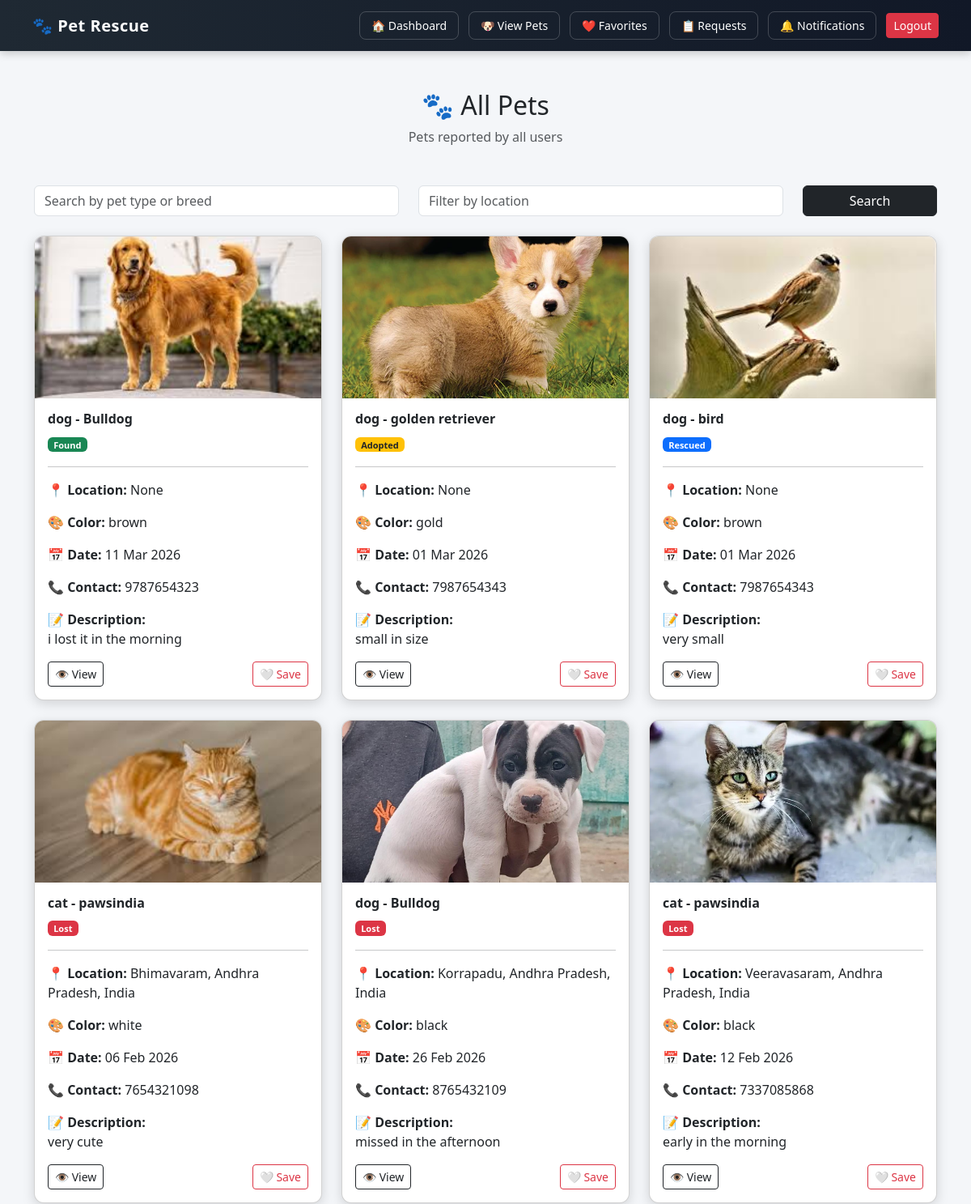
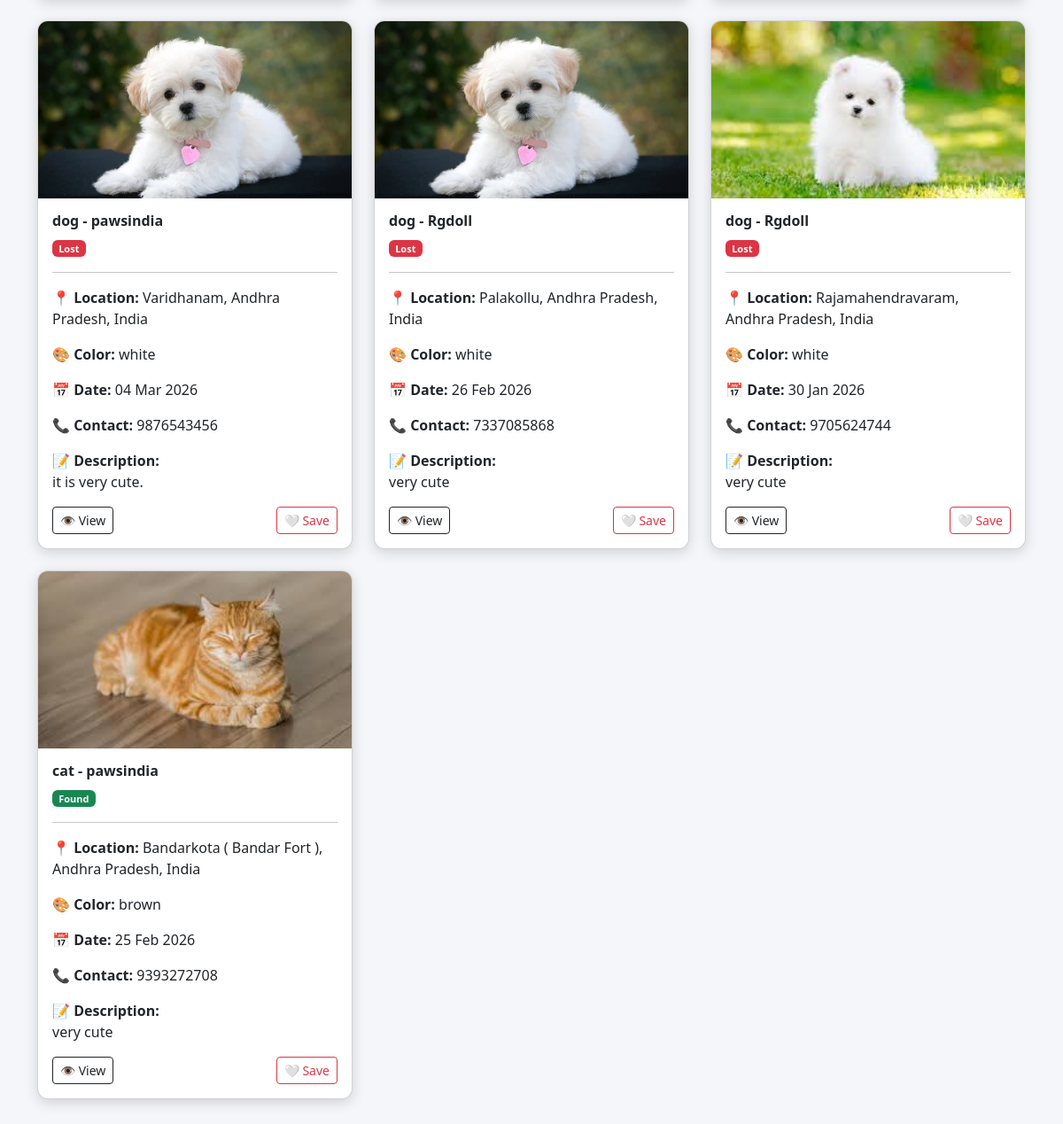
Page /all-pets/ on the committed database (2 pictures, top to bottom).
### pets/models.py (models this page shows, shortened)
class Pet(models.Model):
    PET_TYPES = [
        ('dog', 'Dog'),
        ('cat', 'Cat'),
        ('other', 'Other'),
    ]
    STATUS_CHOICES = [
        ('lost', 'Lost'),
        ('found', 'Found'),
        ('adopted', 'Adopted'),
        ('rescued', 'Rescued'),
    ]
    user = models.ForeignKey(settings.AUTH_USER_MODEL, on_delete=models.CASCADE)
    pet_type = models.CharField(max_length=20, choices=PET_TYPES)
    breed = models.CharField(max_length=100, blank=True, null=True)
    color = models.CharField(max_length=100, blank=True, null=True)
    location = models.CharField(max_length=255, blank=True, null=True)
    latitude = models.FloatField(blank=True, null=True)
    longitude = models.FloatField(blank=True, null=True)
    contact_info = models.CharField(max_length=200, blank=True, null=True)
    description = models.TextField(blank=True)
    image = models.ImageField(upload_to='pets/', null=True, blank=True)
    incident_datetime = models.DateTimeField(blank=True, null=True)
    status = models.CharField(max_length=20, choices=STATUS_CHOICES, default='lost')
    created_at = models.DateTimeField(auto_now_add=True)

### pets/views.py (the view)
# urls.py: path('all-pets/', views.all_pets, name='all_pets'),
def all_pets(request):
    search = request.GET.get('search', '')
    location = request.GET.get('location', '')
    pets = Pet.objects.all()
    if search:
        pets = pets.filter(
            Q(pet_type__icontains=search) |
            Q(breed__icontains=search)
        )
    if location:
        pets = pets.filter(location__icontains=location)
    favorite_ids = []
    if request.user.is_authenticated:
        favorite_ids = Favorite.objects.filter(
            user=request.user
        ).values_list('pet_id', flat=True)
    return render(request, 'all_pets.html', {
        'pets': pets,
        'favorite_ids': favorite_ids,
        'search': search,
        'location': location
    })

### templates/all_pets.html (shortened to what this page needs)
<!DOCTYPE html>
<html>
<head>
<link href="https://cdn.jsdelivr.net/npm/bootstrap@5.3.2/dist/css/bootstrap.min.css" rel="stylesheet">
</head>
<body>
   <div class="top-nav">
    <h5>🐾 Pet Rescue</h5>
    <div class="nav-icons">
        <a href="{% url 'dashboard' %}" class="nav-btn">🏠 Dashboard</a>
        <a href="{% url 'all_pets' %}" class="nav-btn">🐶 View Pets</a>
        <a href="{% url 'favorites' %}" class="nav-btn">
            ❤️ Favorites
        </a>
        <a href="{% url 'my_requests' %}" class="nav-btn">
            📋 Requests
        </a>
        <a href="#" class="nav-btn">
            🔔 Notifications
        </a>
        <form method="POST" action="{% url 'account_logout' %}">
            <button class="btn btn-danger btn-sm">Logout</button>
        </form>
    </div>
</div>
<div class="container py-5">
<div class="text-center mb-5">
<h2>🐾 All Pets</h2>
<p class="text-muted">Pets reported by all users</p>
</div>
<form method="get" class="row mb-4">
<div class="col-md-5">
<input type="text" name="search" class="form-control"
placeholder="Search by pet type or breed"
value="{{search}}">
</div>
<div class="col-md-5">
<input type="text" name="location" class="form-control"
placeholder="Filter by location"
value="{{location}}">
</div>
<div class="col-md-2">
<button class="btn btn-dark w-100">Search</button>
</div>
</form>
<div class="row">
{% for pet in pets %}
<div class="col-md-4 mb-4">
<div class="card pet-card">
{% if pet.image %}
<img src="{{pet.image.url}}" class="pet-img">
{% endif %}
<div class="card-body">
<h6 class="fw-bold">{{pet.pet_type}} - {{pet.breed}}</h6>
{% if pet.status == "lost" %}
<span class="badge bg-danger">Lost</span>
{% elif pet.status == "found" %}
<span class="badge bg-success">Found</span>
{% elif pet.status == "rescued" %}
<span class="badge bg-primary">Rescued</span>
{% elif pet.status == "adopted" %}
<span class="badge bg-warning text-dark">Adopted</span>
{% endif %}
<hr>
<p><b>📍 Location:</b> {{pet.location}}</p>
<p><b>🎨 Color:</b> {{pet.color}}</p>
<p><b>📅 Date:</b> {{pet.incident_datetime|date:"d M Y"}}</p>
<p><b>📞 Contact:</b> {{pet.contact_info}}</p>
<p><b>📝 Description:</b><br>
{{pet.description|truncatewords:10}}
</p>
<div class="d-flex justify-content-between">
<a href="{% url 'pet_detail' pet.id %}"
class="btn btn-outline-dark btn-sm">
👁 View
</a>
<button onclick="toggleFavorite({{ pet.pk }}, this)"
class="btn btn-sm
{% if pet.pk in favorite_ids %}
btn-danger
{% else %}
btn-outline-danger
{% endif %}">
{% if pet.pk in favorite_ids %}
❤️ Unsave
{% else %}
🤍 Save
{% endif %}
</button>
</div>
</div>
</div>
</div>
{% endfor %}
</div>
</div>
</body>
</html>

### templates/all_pets.html (style rules this page uses)
body { background:#f4f6f9; }
.top-nav { display:flex; justify-content:space-between; align-items:center; padding:14px 40px; background:linear-gradient(90deg,#1f2933,#111827); color:white; box-shadow:0 3px 10px rgba(0,0,0,0.2); }
.top-nav h5 { margin:0; font-weight:600; letter-spacing:0.5px; }
.nav-icons { display:flex; gap:12px; align-items:center; }
.nav-btn { color:white; text-decoration:none; padding:6px 14px; border-radius:8px; border:1px solid rgba(255,255,255,0.2); font-size:14px; transition:0.3s; }
.nav-icons form { margin:0; }
.pet-card { border-radius:12px; box-shadow:0 4px 15px rgba(0,0,0,0.15); transition:0.3s; overflow:hidden; }
.pet-img { height:200px; object-fit:cover; width:100%; }
.badge { font-size:11px; }

### rows in the picture
Pet: image (picture), pet_type "dog", breed "Bulldog", status "Found", location "None", color "brown", incident_datetime "11 Mar 2026", contact_info "9787654323", description "i lost it in the morning", shows "🤍 Save"
Pet: image (picture), pet_type "dog", breed "golden retriever", status "Adopted", location "None", color "gold", incident_datetime "01 Mar 2026", contact_info "7987654343", description "small in size", shows "🤍 Save"
Pet: image (picture), pet_type "dog", breed "bird", status "Rescued", location "None", color "brown", incident_datetime "01 Mar 2026", contact_info "7987654343", description "very small", shows "🤍 Save"
Pet: image (picture), pet_type "cat", breed "pawsindia", status "Lost", location "Bhimavaram, Andhra Pradesh, India", color "white", incident_datetime "06 Feb 2026", contact_info "7654321098", description "very cute", shows "🤍 Save"
Pet: image (picture), pet_type "dog", breed "Bulldog", status "Lost", location "Korrapadu, Andhra Pradesh, India", color "black", incident_datetime "26 Feb 2026", contact_info "8765432109", description "missed in the afternoon", shows "🤍 Save"
Pet: image (picture), pet_type "cat", breed "pawsindia", status "Lost", location "Veeravasaram, Andhra Pradesh, India", color "black", incident_datetime "12 Feb 2026", contact_info "7337085868", description "early in the morning", shows "🤍 Save"
Pet: image (picture), pet_type "dog", breed "pawsindia", status "Lost", location "Varidhanam, Andhra Pradesh, India", color "white", incident_datetime "04 Mar 2026", contact_info "9876543456", description "it is very cute.", shows "🤍 Save"
Pet: image (picture), pet_type "dog", breed "Rgdoll", status "Lost", location "Palakollu, Andhra Pradesh, India", color "white", incident_datetime "26 Feb 2026", contact_info "7337085868", description "very cute", shows "🤍 Save"
Pet: image (picture), pet_type "dog", breed "Rgdoll", status "Lost", location "Rajamahendravaram, Andhra Pradesh, India", color "white", incident_datetime "30 Jan 2026", contact_info "9705624744", description "very cute", shows "🤍 Save"
Pet: image (picture), pet_type "cat", breed "pawsindia", status "Found", location "Bandarkota ( Bandar Fort ), Andhra Pradesh, India", color "brown", incident_datetime "25 Feb 2026", contact_info "9393272708", description "very cute", shows "🤍 Save"
